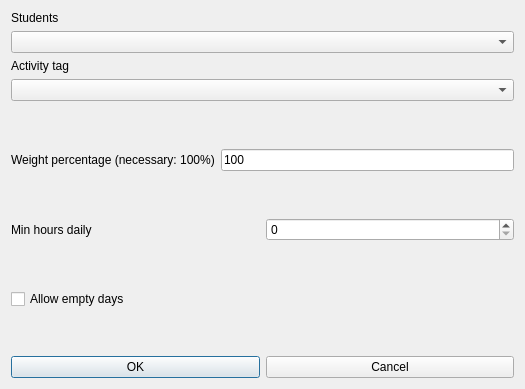
<?xml version="1.0" encoding="UTF-8"?>
<ui version="4.0">
 <class>ModifyConstraintStudentsSetActivityTagMinHoursDailyForm_template</class>
 <widget class="QDialog" name="ModifyConstraintStudentsSetActivityTagMinHoursDailyForm_template">
  <property name="geometry">
   <rect>
    <x>0</x>
    <y>0</y>
    <width>525</width>
    <height>389</height>
   </rect>
  </property>
  <property name="windowTitle">
   <string extracomment="This is the title of the dialog to modify a constraint of this type">Modify students set activity tag min hours daily</string>
  </property>
  <layout class="QVBoxLayout" name="verticalLayout">
   <item>
    <layout class="QVBoxLayout">
     <item>
      <widget class="QLabel" name="studentsTextLabel">
       <property name="frameShape">
        <enum>QFrame::NoFrame</enum>
       </property>
       <property name="frameShadow">
        <enum>QFrame::Plain</enum>
       </property>
       <property name="text">
        <string>Students</string>
       </property>
       <property name="wordWrap">
        <bool>false</bool>
       </property>
      </widget>
     </item>
     <item>
      <widget class="QComboBox" name="studentsComboBox">
       <property name="editable">
        <bool>false</bool>
       </property>
       <property name="insertPolicy">
        <enum>QComboBox::NoInsert</enum>
       </property>
       <property name="duplicatesEnabled">
        <bool>false</bool>
       </property>
      </widget>
     </item>
     <item>
      <widget class="QLabel" name="activityTagTextLabel">
       <property name="frameShape">
        <enum>QFrame::NoFrame</enum>
       </property>
       <property name="frameShadow">
        <enum>QFrame::Plain</enum>
       </property>
       <property name="text">
        <string>Activity tag</string>
       </property>
       <property name="wordWrap">
        <bool>false</bool>
       </property>
      </widget>
     </item>
     <item>
      <widget class="QComboBox" name="activityTagsComboBox">
       <property name="editable">
        <bool>false</bool>
       </property>
       <property name="insertPolicy">
        <enum>QComboBox::NoInsert</enum>
       </property>
       <property name="duplicatesEnabled">
        <bool>false</bool>
       </property>
      </widget>
     </item>
    </layout>
   </item>
   <item>
    <spacer name="spacer6">
     <property name="orientation">
      <enum>Qt::Vertical</enum>
     </property>
     <property name="sizeType">
      <enum>QSizePolicy::Expanding</enum>
     </property>
     <property name="sizeHint" stdset="0">
      <size>
       <width>20</width>
       <height>20</height>
      </size>
     </property>
    </spacer>
   </item>
   <item>
    <layout class="QHBoxLayout" name="horizontalLayout_2">
     <item>
      <widget class="QLabel" name="weightTextLabel">
       <property name="frameShape">
        <enum>QFrame::NoFrame</enum>
       </property>
       <property name="frameShadow">
        <enum>QFrame::Plain</enum>
       </property>
       <property name="text">
        <string>Weight percentage (necessary: 100%)</string>
       </property>
       <property name="wordWrap">
        <bool>false</bool>
       </property>
      </widget>
     </item>
     <item>
      <widget class="QLineEdit" name="weightLineEdit">
       <property name="text">
        <string notr="true">100</string>
       </property>
      </widget>
     </item>
    </layout>
   </item>
   <item>
    <spacer name="verticalSpacer">
     <property name="orientation">
      <enum>Qt::Vertical</enum>
     </property>
     <property name="sizeHint" stdset="0">
      <size>
       <width>20</width>
       <height>25</height>
      </size>
     </property>
    </spacer>
   </item>
   <item>
    <layout class="QHBoxLayout" name="horizontalLayout">
     <item>
      <widget class="QLabel" name="minHoursTextLabel">
       <property name="frameShape">
        <enum>QFrame::NoFrame</enum>
       </property>
       <property name="frameShadow">
        <enum>QFrame::Plain</enum>
       </property>
       <property name="text">
        <string>Min hours daily</string>
       </property>
       <property name="wordWrap">
        <bool>false</bool>
       </property>
      </widget>
     </item>
     <item>
      <widget class="QSpinBox" name="minHoursSpinBox"/>
     </item>
    </layout>
   </item>
   <item>
    <spacer name="verticalSpacer_2">
     <property name="orientation">
      <enum>Qt::Vertical</enum>
     </property>
     <property name="sizeHint" stdset="0">
      <size>
       <width>20</width>
       <height>26</height>
      </size>
     </property>
    </spacer>
   </item>
   <item>
    <widget class="QCheckBox" name="allowEmptyDaysCheckBox">
     <property name="text">
      <string>Allow empty days</string>
     </property>
    </widget>
   </item>
   <item>
    <spacer name="verticalSpacer_3">
     <property name="orientation">
      <enum>Qt::Vertical</enum>
     </property>
     <property name="sizeHint" stdset="0">
      <size>
       <width>20</width>
       <height>17</height>
      </size>
     </property>
    </spacer>
   </item>
   <item>
    <layout class="QHBoxLayout">
     <item>
      <widget class="QPushButton" name="okPushButton">
       <property name="text">
        <string>OK</string>
       </property>
      </widget>
     </item>
     <item>
      <widget class="QPushButton" name="cancelPushButton">
       <property name="text">
        <string>Cancel</string>
       </property>
      </widget>
     </item>
    </layout>
   </item>
  </layout>
 </widget>
 <layoutdefault spacing="6" margin="11"/>
 <resources/>
 <connections/>
</ui>
